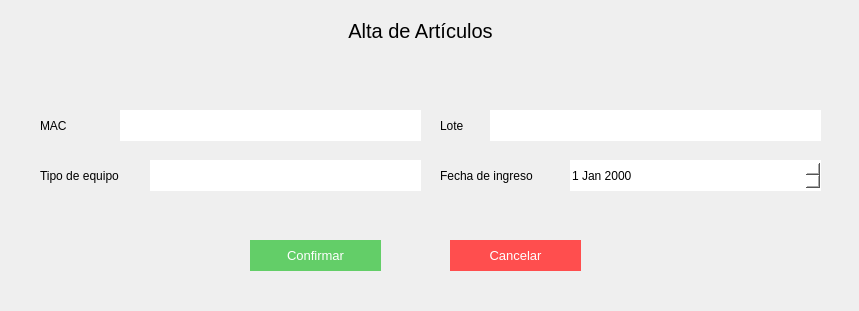
<?xml version="1.0" encoding="UTF-8"?>
<ui version="4.0">
 <class>Form</class>
 <widget class="QWidget" name="Form">
  <property name="geometry">
   <rect>
    <x>0</x>
    <y>0</y>
    <width>859</width>
    <height>311</height>
   </rect>
  </property>
  <property name="windowTitle">
   <string>Form</string>
  </property>
  <widget class="QLabel" name="label_2">
   <property name="geometry">
    <rect>
     <x>30</x>
     <y>10</y>
     <width>781</width>
     <height>41</height>
    </rect>
   </property>
   <property name="styleSheet">
    <string notr="true">font-size:20px;
</string>
   </property>
   <property name="text">
    <string>Alta de Artículos</string>
   </property>
   <property name="alignment">
    <set>Qt::AlignCenter</set>
   </property>
  </widget>
  <widget class="QLineEdit" name="se_input_1">
   <property name="geometry">
    <rect>
     <x>120</x>
     <y>110</y>
     <width>301</width>
     <height>31</height>
    </rect>
   </property>
   <property name="styleSheet">
    <string notr="true">border:none;
background-color: rgb(255, 255, 255);
font: 11pt &quot;MS Shell Dlg 2&quot;;</string>
   </property>
   <property name="text">
    <string/>
   </property>
  </widget>
  <widget class="QLabel" name="label">
   <property name="geometry">
    <rect>
     <x>40</x>
     <y>110</y>
     <width>71</width>
     <height>31</height>
    </rect>
   </property>
   <property name="styleSheet">
    <string notr="true">font: 11pt &quot;MS Shell Dlg 2&quot;;
text-align:center;</string>
   </property>
   <property name="text">
    <string>MAC</string>
   </property>
  </widget>
  <widget class="QPushButton" name="se_btn_confirmar">
   <property name="geometry">
    <rect>
     <x>250</x>
     <y>240</y>
     <width>131</width>
     <height>31</height>
    </rect>
   </property>
   <property name="styleSheet">
    <string notr="true">background-color: rgb(99, 206, 104);
color:white;
font-size:10pt;
border:none;</string>
   </property>
   <property name="text">
    <string>Confirmar</string>
   </property>
  </widget>
  <widget class="QPushButton" name="se_btn_cancelar">
   <property name="geometry">
    <rect>
     <x>450</x>
     <y>240</y>
     <width>131</width>
     <height>31</height>
    </rect>
   </property>
   <property name="styleSheet">
    <string notr="true">color:white;
font-size:10pt;
border:none;
background-color:#ff4e4e;</string>
   </property>
   <property name="text">
    <string>Cancelar</string>
   </property>
  </widget>
  <widget class="QLabel" name="label_8">
   <property name="geometry">
    <rect>
     <x>440</x>
     <y>110</y>
     <width>121</width>
     <height>31</height>
    </rect>
   </property>
   <property name="styleSheet">
    <string notr="true">font: 11pt &quot;MS Shell Dlg 2&quot;;
text-align:center;</string>
   </property>
   <property name="text">
    <string>Lote</string>
   </property>
  </widget>
  <widget class="QLabel" name="label_9">
   <property name="geometry">
    <rect>
     <x>440</x>
     <y>160</y>
     <width>121</width>
     <height>31</height>
    </rect>
   </property>
   <property name="styleSheet">
    <string notr="true">font: 11pt &quot;MS Shell Dlg 2&quot;;
text-align:center;</string>
   </property>
   <property name="text">
    <string>Fecha de ingreso </string>
   </property>
  </widget>
  <widget class="QDateEdit" name="se_input_4">
   <property name="geometry">
    <rect>
     <x>570</x>
     <y>160</y>
     <width>251</width>
     <height>31</height>
    </rect>
   </property>
   <property name="styleSheet">
    <string notr="true">border:none;
background-color: rgb(255, 255, 255);
font: 11pt &quot;MS Shell Dlg 2&quot;;</string>
   </property>
  </widget>
  <widget class="QLineEdit" name="se_input_3">
   <property name="geometry">
    <rect>
     <x>490</x>
     <y>110</y>
     <width>331</width>
     <height>31</height>
    </rect>
   </property>
   <property name="styleSheet">
    <string notr="true">border:none;
background-color: rgb(255, 255, 255);
font: 11pt &quot;MS Shell Dlg 2&quot;;</string>
   </property>
   <property name="text">
    <string/>
   </property>
  </widget>
  <widget class="QLineEdit" name="se_input_2">
   <property name="geometry">
    <rect>
     <x>150</x>
     <y>160</y>
     <width>271</width>
     <height>31</height>
    </rect>
   </property>
   <property name="styleSheet">
    <string notr="true">border:none;
background-color: rgb(255, 255, 255);
font: 11pt &quot;MS Shell Dlg 2&quot;;</string>
   </property>
   <property name="text">
    <string/>
   </property>
  </widget>
  <widget class="QLabel" name="label_3">
   <property name="geometry">
    <rect>
     <x>40</x>
     <y>160</y>
     <width>101</width>
     <height>31</height>
    </rect>
   </property>
   <property name="styleSheet">
    <string notr="true">font: 11pt &quot;MS Shell Dlg 2&quot;;
text-align:center;</string>
   </property>
   <property name="text">
    <string>Tipo de equipo</string>
   </property>
  </widget>
 </widget>
 <resources/>
 <connections/>
</ui>
